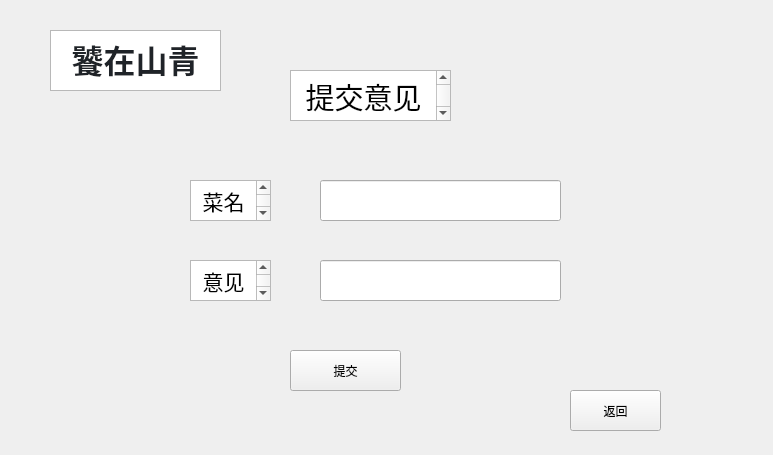
<?xml version="1.0" encoding="UTF-8"?>
<ui version="4.0">
 <class>commentsubmit</class>
 <widget class="QWidget" name="commentsubmit">
  <property name="geometry">
   <rect>
    <x>0</x>
    <y>0</y>
    <width>773</width>
    <height>455</height>
   </rect>
  </property>
  <property name="windowTitle">
   <string>Form</string>
  </property>
  <widget class="QTextBrowser" name="textBrowser">
   <property name="geometry">
    <rect>
     <x>50</x>
     <y>30</y>
     <width>171</width>
     <height>61</height>
    </rect>
   </property>
   <property name="html">
    <string>&lt;!DOCTYPE HTML PUBLIC &quot;-//W3C//DTD HTML 4.0//EN&quot; &quot;http://www.w3.org/TR/REC-html40/strict.dtd&quot;&gt;
&lt;html&gt;&lt;head&gt;&lt;meta name=&quot;qrichtext&quot; content=&quot;1&quot; /&gt;&lt;meta charset=&quot;utf-8&quot; /&gt;&lt;style type=&quot;text/css&quot;&gt;
p, li { white-space: pre-wrap; }
hr { height: 1px; border-width: 0; }
li.unchecked::marker { content: &quot;\2610&quot;; }
li.checked::marker { content: &quot;\2612&quot;; }
&lt;/style&gt;&lt;/head&gt;&lt;body style=&quot; font-family:'Microsoft YaHei UI'; font-size:9pt; font-weight:400; font-style:normal;&quot;&gt;
&lt;p align=&quot;center&quot; style=&quot; margin-top:0px; margin-bottom:0px; margin-left:0px; margin-right:0px; -qt-block-indent:0; text-indent:0px;&quot;&gt;&lt;span style=&quot; font-family:'-apple-system','BlinkMacSystemFont','Segoe UI','Noto Sans','Helvetica','Arial','sans-serif','Apple Color Emoji','Segoe UI Emoji'; font-size:24pt; font-weight:700; color:#1f2328; background-color:#ffffff;&quot;&gt;饕在山青&lt;/span&gt;&lt;/p&gt;&lt;/body&gt;&lt;/html&gt;</string>
   </property>
  </widget>
  <widget class="QTextBrowser" name="textBrowser_2">
   <property name="geometry">
    <rect>
     <x>290</x>
     <y>70</y>
     <width>161</width>
     <height>51</height>
    </rect>
   </property>
   <property name="html">
    <string>&lt;!DOCTYPE HTML PUBLIC &quot;-//W3C//DTD HTML 4.0//EN&quot; &quot;http://www.w3.org/TR/REC-html40/strict.dtd&quot;&gt;
&lt;html&gt;&lt;head&gt;&lt;meta name=&quot;qrichtext&quot; content=&quot;1&quot; /&gt;&lt;meta charset=&quot;utf-8&quot; /&gt;&lt;style type=&quot;text/css&quot;&gt;
p, li { white-space: pre-wrap; }
hr { height: 1px; border-width: 0; }
li.unchecked::marker { content: &quot;\2610&quot;; }
li.checked::marker { content: &quot;\2612&quot;; }
&lt;/style&gt;&lt;/head&gt;&lt;body style=&quot; font-family:'Microsoft YaHei UI'; font-size:9pt; font-weight:400; font-style:normal;&quot;&gt;
&lt;p align=&quot;center&quot; style=&quot; margin-top:0px; margin-bottom:0px; margin-left:0px; margin-right:0px; -qt-block-indent:0; text-indent:0px;&quot;&gt;&lt;span style=&quot; font-size:22pt;&quot;&gt;提交意见&lt;/span&gt;&lt;/p&gt;&lt;/body&gt;&lt;/html&gt;</string>
   </property>
  </widget>
  <widget class="QLineEdit" name="name">
   <property name="geometry">
    <rect>
     <x>320</x>
     <y>180</y>
     <width>241</width>
     <height>41</height>
    </rect>
   </property>
  </widget>
  <widget class="QLineEdit" name="comment">
   <property name="geometry">
    <rect>
     <x>320</x>
     <y>260</y>
     <width>241</width>
     <height>41</height>
    </rect>
   </property>
  </widget>
  <widget class="QTextBrowser" name="textBrowser_3">
   <property name="geometry">
    <rect>
     <x>190</x>
     <y>180</y>
     <width>81</width>
     <height>41</height>
    </rect>
   </property>
   <property name="html">
    <string>&lt;!DOCTYPE HTML PUBLIC &quot;-//W3C//DTD HTML 4.0//EN&quot; &quot;http://www.w3.org/TR/REC-html40/strict.dtd&quot;&gt;
&lt;html&gt;&lt;head&gt;&lt;meta name=&quot;qrichtext&quot; content=&quot;1&quot; /&gt;&lt;meta charset=&quot;utf-8&quot; /&gt;&lt;style type=&quot;text/css&quot;&gt;
p, li { white-space: pre-wrap; }
hr { height: 1px; border-width: 0; }
li.unchecked::marker { content: &quot;\2610&quot;; }
li.checked::marker { content: &quot;\2612&quot;; }
&lt;/style&gt;&lt;/head&gt;&lt;body style=&quot; font-family:'Microsoft YaHei UI'; font-size:9pt; font-weight:400; font-style:normal;&quot;&gt;
&lt;p align=&quot;center&quot; style=&quot; margin-top:0px; margin-bottom:0px; margin-left:0px; margin-right:0px; -qt-block-indent:0; text-indent:0px;&quot;&gt;&lt;span style=&quot; font-size:16pt;&quot;&gt;菜名&lt;/span&gt;&lt;/p&gt;&lt;/body&gt;&lt;/html&gt;</string>
   </property>
  </widget>
  <widget class="QTextBrowser" name="textBrowser_4">
   <property name="geometry">
    <rect>
     <x>190</x>
     <y>260</y>
     <width>81</width>
     <height>41</height>
    </rect>
   </property>
   <property name="html">
    <string>&lt;!DOCTYPE HTML PUBLIC &quot;-//W3C//DTD HTML 4.0//EN&quot; &quot;http://www.w3.org/TR/REC-html40/strict.dtd&quot;&gt;
&lt;html&gt;&lt;head&gt;&lt;meta name=&quot;qrichtext&quot; content=&quot;1&quot; /&gt;&lt;meta charset=&quot;utf-8&quot; /&gt;&lt;style type=&quot;text/css&quot;&gt;
p, li { white-space: pre-wrap; }
hr { height: 1px; border-width: 0; }
li.unchecked::marker { content: &quot;\2610&quot;; }
li.checked::marker { content: &quot;\2612&quot;; }
&lt;/style&gt;&lt;/head&gt;&lt;body style=&quot; font-family:'Microsoft YaHei UI'; font-size:9pt; font-weight:400; font-style:normal;&quot;&gt;
&lt;p align=&quot;center&quot; style=&quot; margin-top:0px; margin-bottom:0px; margin-left:0px; margin-right:0px; -qt-block-indent:0; text-indent:0px;&quot;&gt;&lt;span style=&quot; font-size:16pt;&quot;&gt;意见&lt;/span&gt;&lt;/p&gt;&lt;/body&gt;&lt;/html&gt;</string>
   </property>
  </widget>
  <widget class="QPushButton" name="back">
   <property name="geometry">
    <rect>
     <x>570</x>
     <y>390</y>
     <width>91</width>
     <height>41</height>
    </rect>
   </property>
   <property name="text">
    <string>返回</string>
   </property>
  </widget>
  <widget class="QPushButton" name="submit">
   <property name="geometry">
    <rect>
     <x>290</x>
     <y>350</y>
     <width>111</width>
     <height>41</height>
    </rect>
   </property>
   <property name="text">
    <string>提交</string>
   </property>
  </widget>
 </widget>
 <resources/>
 <connections/>
</ui>
